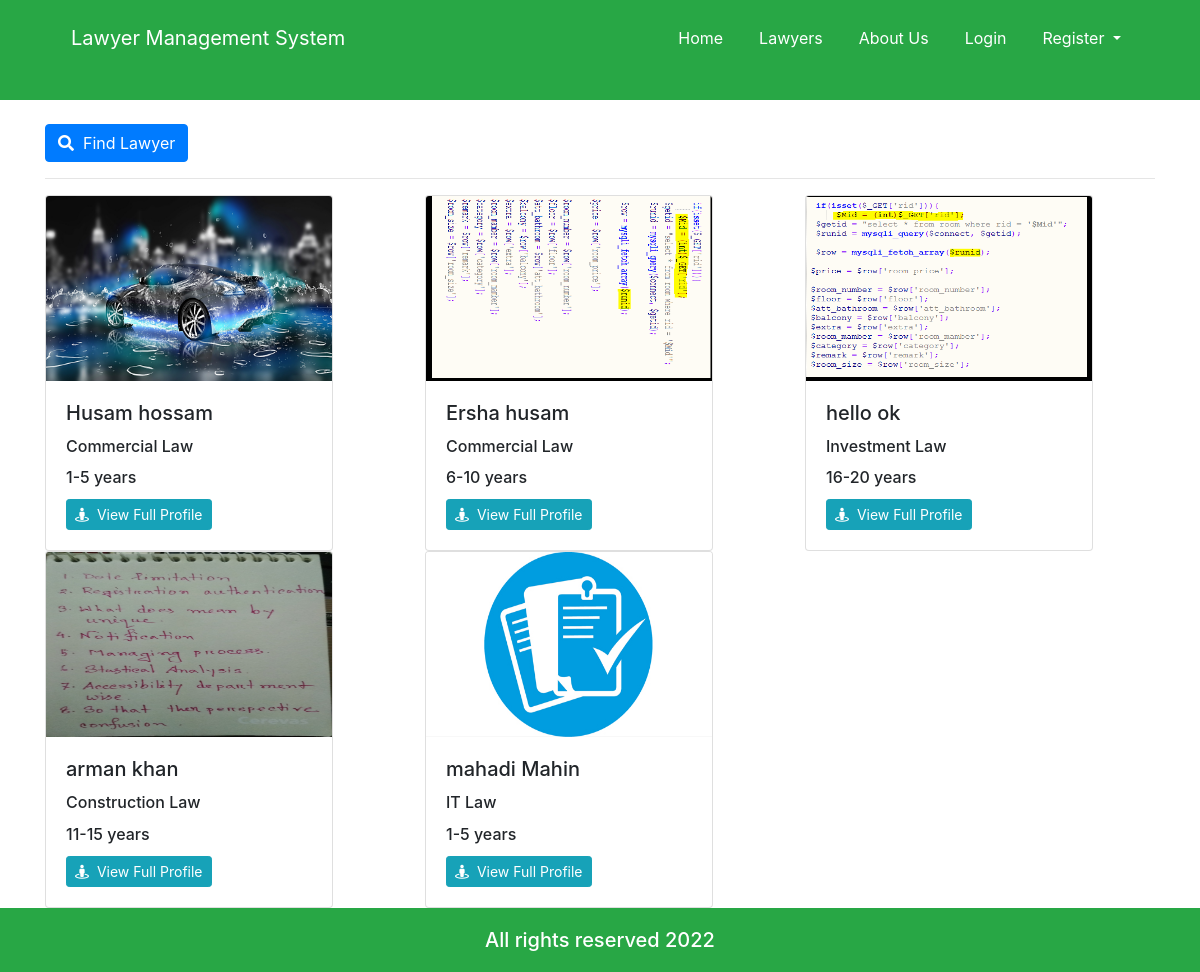
/lawyers.php, run on the app's committed database.
### tables this page shows
CREATE TABLE `user` (
  `u_id` varchar(20) NOT NULL,
  `first_Name` varchar(100) NOT NULL,
  `last_Name` varchar(100) NOT NULL,
  `email` varchar(100) NOT NULL,
  `password` varchar(100) NOT NULL,
  `status` varchar(100) NOT NULL,
  `role` varchar(100) NOT NULL
);

CREATE TABLE `lawyer` (
  `lawyer_id` varchar(20) NOT NULL,
  `contact_Number` varchar(15) NOT NULL,
  `university_College` varchar(100) NOT NULL,
  `degree` varchar(100) NOT NULL,
  `passing_year` varchar(100) NOT NULL,
  `full_address` varchar(200) NOT NULL,
  `city` varchar(50) NOT NULL,
  `zip_code` varchar(50) NOT NULL,
  `practise_Length` varchar(100) NOT NULL,
  `case_handle` varchar(500) NOT NULL,
  `speciality` varchar(100) NOT NULL,
  `image` varchar(150) NOT NULL
);

### lawyers.php (the view, shortened to what this page needs)
<!doctype html>
<html lang="en">
	<head>
		<link rel="stylesheet" href="https://use.fontawesome.com/releases/v5.8.1/css/all.css">
		<link rel="stylesheet" href="css/all.css">
		<link rel="stylesheet" href="css/simple-sidebar.css">
		<link rel="stylesheet" href="css/bootstrap.css">
		<link rel="stylesheet" href="css/style.css">
		<link rel="stylesheet" href="css/media.css">
	</head>
	<body>
		<header class="customnav bg-success">
			<div class="container">
				<div class="row">
					<div class="col-md-12">
						<nav class="navbar navbar-expand-lg ">
							<a class="navbar-brand cus-a" href="index.php">Lawyer Management System</a>
							<div class="collapse navbar-collapse" id="navbarSupportedContent">
								<ul class="navbar-nav ml-auto ">
									<li class="active">
										<a class="nav-link cus-a" href="index.php">Home <span class="sr-only">(current)</span></a>
									</li>
									<li class="">
										<a class="nav-link cus-a" href="lawyers.php">Lawyers</a>
									</li>
									<li class="">
										<a class="nav-link cus-a" href="#">About Us</a>
									</li>
									<?php if(isset($_SESSION['login']) && $_SESSION['login'] == TRUE){ ?>
										<li class="">
											<a class="nav-link cus-a" href="user_dashboard.php">Dashboard</a>
										</li>
										<li class="">
											<a class="nav-link cus-a" href="logout.php">Logout</a>
										</li>
										<?php }else{ ?>
										<li class="">
											<a class="nav-link cus-a" href="login.php">Login</a>
										</li>
										<li class="nav-item dropdown">
											<a class="nav-link dropdown-toggle cus-a" href="#" id="navbarDropdown" role="button" data-toggle="dropdown" aria-haspopup="true" aria-expanded="false">
												Register
											</a>
										</li>
									<?php }?>
								</ul>
							</div>
						</nav>
					</div>
				</div>
			</div>
		</header>
		<body>
			<div class="" id="wrapper">
				<section class="">
					<div class="container">
					<br/>
					<a href="searchLawyer.php"type="submit" class="btn btn-md btn-primary "><i class="fa fa-search"></i>&nbsp; Find Lawyer</a>
					<hr/>
						<div class="row " >
							<?php
								$conn = connect();
								$result = mysqli_query($conn,"SELECT * FROM user,lawyer WHERE user.u_id=lawyer.lawyer_id AND user.status='Active'");
								while($row = mysqli_fetch_array($result)) {
								?>
								<div class="col-md-4">
									<div class="card" style="width: 18rem;">
										<img src="images/upload/<?php echo $row["image"]; ?>" class="card-img-top cusimg img-fluid" alt="img">
										<div class="card-body">
											<h5 class="card-title"><?php echo $row["first_Name"]; ?> <?php echo $row["last_Name"]; ?></h5>
											<h6 class="card-title"><?php echo $row["speciality"]; ?></h6>
											<h6 class="card-title"><span><?php echo $row["practise_Length"]; ?></span></h6>
											<a class="btn btn-sm btn-info" href="single_lawyer.php?u_id=<?php echo $row["u_id"]; ?>"><i class="fa fa-street-view"></i>&nbsp; View Full Profile</a>
										</div>
									</div>
								</div>
								<?php
								}
							?>
						</div>
					</div>
				</section>
			</div>
		</body>
		<footer class ="bg-success">
			<div class="container">
				<div class="row">
					<div class="col">
						<h5>All rights reserved 2022</h5>
					</div>
				</div>
			</div>
		</footer>
	</body>
</html>

### css/all.css (style rules this page uses)
.fa,.fab,.fal,.far,.fas { -moz-osx-font-smoothing:grayscale;-webkit-font-smoothing:antialiased;display:inline-block;font-style:normal;font-variant:normal;text-rendering:auto;line-height:1 }
.fa-search:before { content:"\f002" }
.fa-street-view:before { content:"\f21d" }
.fa,.far,.fas { font-family:"Font Awesome 5 Free" }
.fa,.fas { font-weight:900 }

### css/simple-sidebar.css (style rules this page uses)
body { overflow-x: hidden; }

### css/style.css (style rules this page uses)
* { margin: 0; padding: 0; }
html { height: 100% !important; }
body { display: flex !important; min-height: 100% !important; flex-direction: column; }
.customnav { background-color: #040000; height: 100px; }
.customnav a { margin: 10px 10px; }
.cus-a { color: white !important; }
.cusimg { height: 185px; }
footer { margin-top: auto; background-color: black; color: white; }
footer h5 { text-align: center; margin: 20px 0px; }

### data on the page
user: lawyer.image (picture), first_Name "Husam", last_Name "hossam", lawyer.speciality "Commercial Law", lawyer.practise_Length "1-5 years"
user: lawyer.image (picture), first_Name "Ersha", last_Name "husam", lawyer.speciality "Commercial Law", lawyer.practise_Length "6-10 years"
user: lawyer.image (picture), first_Name "hello", last_Name "ok", lawyer.speciality "Investment Law", lawyer.practise_Length "16-20 years"
user: lawyer.image (picture), first_Name "arman", last_Name "khan", lawyer.speciality "Construction Law", lawyer.practise_Length "11-15 years"
user: lawyer.image (picture), first_Name "mahadi", last_Name "Mahin", lawyer.speciality "IT Law", lawyer.practise_Length "1-5 years"
